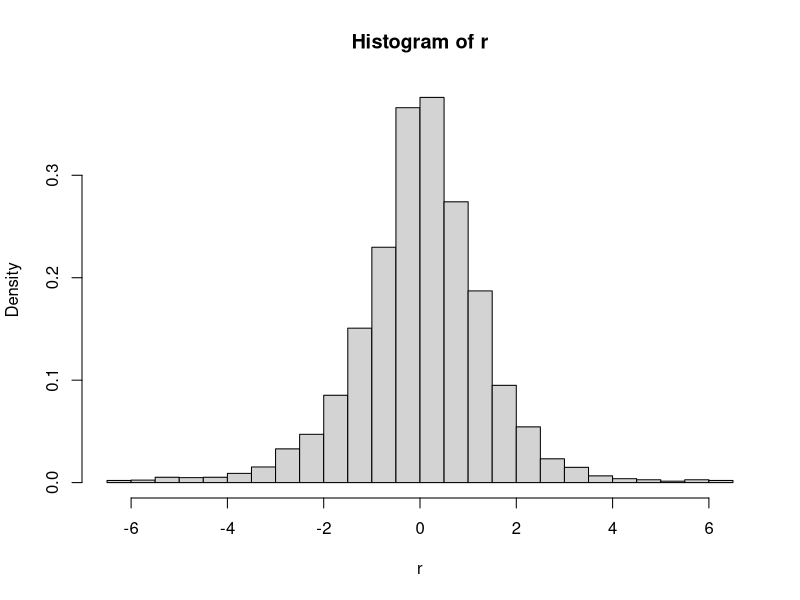
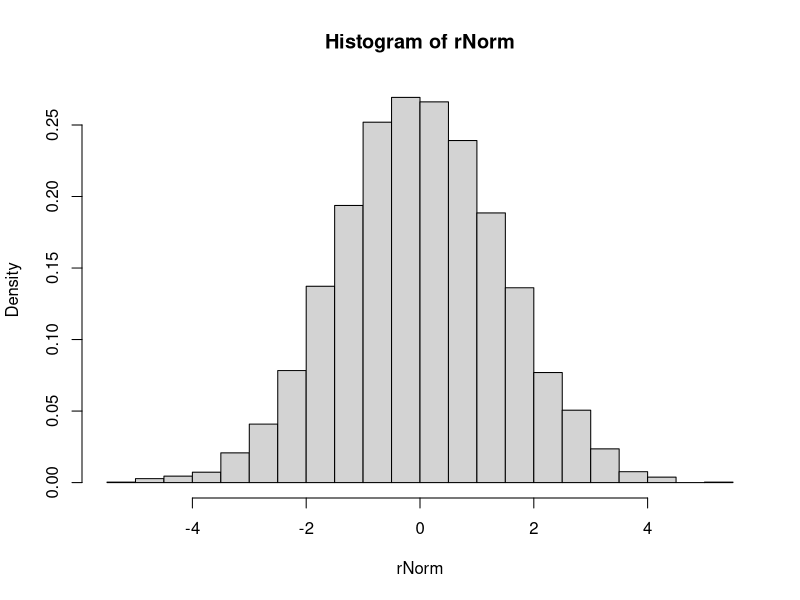
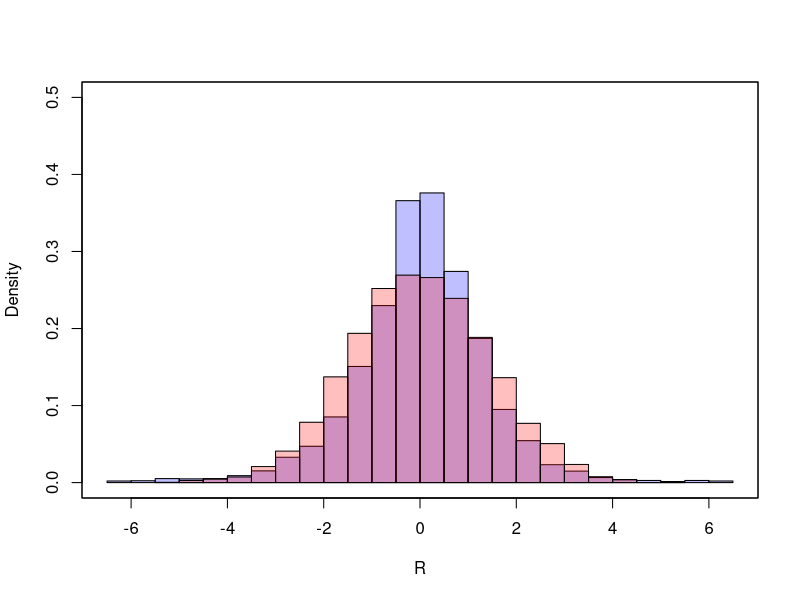

R code for these plots, in order:
##### COP117 yafei.xu@hu-berlin.de


# data set is in the pool https://github.com/YafeiXu/CAMquantlet
# replace the path of the working directory if necessary
setwd("C:/R")
d = read.csv("dax140624.csv") # pls download the pertinent data set.
DateInput=as.Date(d[,1])
numOfDate=as.numeric(as.Date(c(DateInput)))
newDF=data.frame(d,numOfDate)
sortNewDF=newDF[order(newDF[,3]),]
newDF2=data.frame(sortNewDF,seq(1,length(newDF[,3]),length.out=length(newDF[,3])))
Pt=newDF[,2]
P1=Pt[-length(Pt)]
P2=Pt[-1]
DAXreturn=log(P1/P2)
DAXreturn=data.frame(DAXreturn,length(DAXreturn):1)
DAXreturn=DAXreturn[order(DAXreturn[,2]),]
DAXreturn=DAXreturn[,1]*100
r=DAXreturn[-which(DAXreturn>=6.5|DAXreturn<=-6.5)]

# sample of Gaussian mu=0.0002113130, sigmaSquare=0.0002001865
rNorm=100*rnorm(length(r),mean =0.0002113130, sd = sqrt(0.0002001865))

# do plot
hist1=hist(r, prob=TRUE, 12,freq=F,breaks = 24) 
hist2=hist(rNorm, prob=TRUE, 12,freq=F,breaks = 24) 
plot(seq(-6.5,6.5,length.out=10), seq(0,.5,length.out=10), ylab="Density", xlab="R", col="White")
plot( hist1, col=rgb(0,0,1,1/4), xlim=c(-6,6),freq=F, add=T)  
plot( hist2, col=rgb(1,0,0,1/4), xlim=c(-6,6), add=T,freq=F)  
box()




